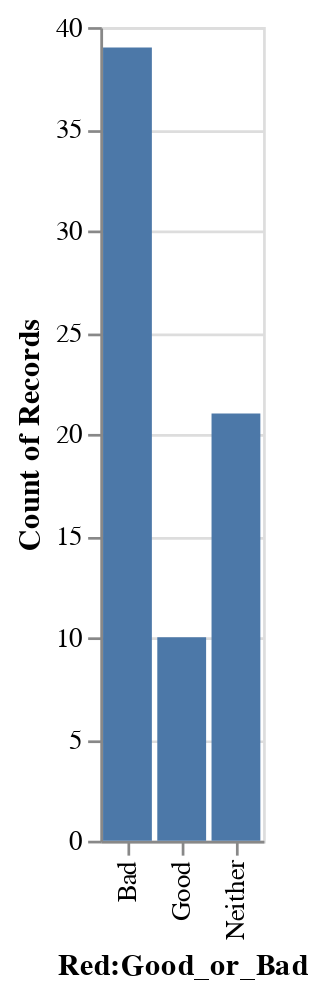

The cell this chart's notebook holds for it:
### Code cell
alt.Chart(df).mark_bar().encode(
    x="Red:Good_or_Bad",
    y="count(Red:Good_or_Bad)",
)
